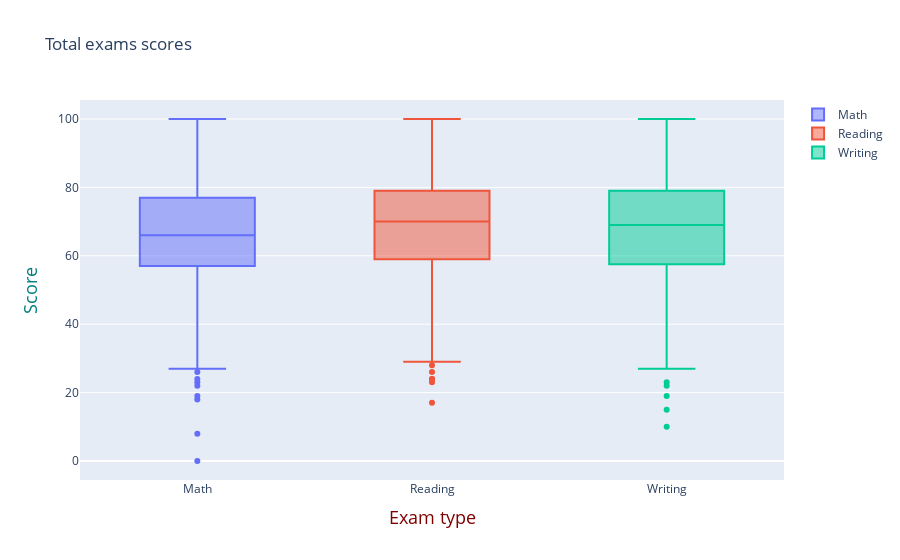

Notebook cell for this chart:
### Code cell
# Showing the values of all three exams scores in a box plot
to_plot = []
# This contains main dataset indexing and plot dataset creation in a single line
to_plot.append(Box( y=data_all['math score'], name="Math", showlegend=True ) )
to_plot.append(Box( y=data_all['reading score'], name="Reading", showlegend=True ) )
to_plot.append(Box( y=data_all['writing score'], name="Writing", showlegend=True ) )

# Layout, descriptions of the plot's style
layout = Layout(
    title="Total exams scores",
    xaxis=dict(
        title="Exam type",
        titlefont=dict(
            size=18,
            color='#7f0000'
        )
    ),
    yaxis=dict(
        title="Score",
        titlefont=dict(
            size=18,
            color='#007f7f'
        )
    ),
)

# This is where the plotting happens
# We call an offline plot module from the plotly library
# We tell it, that data to be plotted is contained in the to_plot variable and 
# the style of the plot is described in the layout variable

plotly.offline.iplot({
    "data": to_plot,
    "layout": layout
})

### Figure 1 — Plotly figure (JSON) as saved in the notebook; plotly's stock layout.template omitted (floating-point values rounded to 4 significant figures; data arrays with more than 128 entries replaced by an {"elided": "..."} marker saying what was removed)
{"data": [{"name": "Math", "showlegend": true, "type": "box", "y": {"elided": "1000 int values"}}, {"name": "Reading", "showlegend": true, "type": "box", "y": {"elided": "1000 int values"}}, {"name": "Writing", "showlegend": true, "type": "box", "y": {"elided": "1000 int values"}}], "layout": {"title": {"text": "Total exams scores"}, "xaxis": {"title": {"font": {"color": "#7f0000", "size": 18}, "text": "Exam type"}}, "yaxis": {"title": {"font": {"color": "#007f7f", "size": 18}, "text": "Score"}}}}
